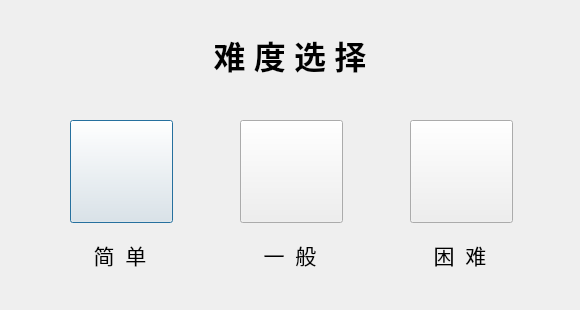
<?xml version="1.0" encoding="UTF-8"?>
<ui version="4.0">
 <class>select</class>
 <widget class="QDialog" name="select">
  <property name="geometry">
   <rect>
    <x>0</x>
    <y>0</y>
    <width>580</width>
    <height>310</height>
   </rect>
  </property>
  <property name="minimumSize">
   <size>
    <width>580</width>
    <height>310</height>
   </size>
  </property>
  <property name="maximumSize">
   <size>
    <width>580</width>
    <height>310</height>
   </size>
  </property>
  <property name="windowTitle">
   <string>难度选择</string>
  </property>
  <property name="styleSheet">
   <string notr="true">backgroud_color:rgb(255, 255, 255)</string>
  </property>
  <widget class="QPushButton" name="easy">
   <property name="geometry">
    <rect>
     <x>70</x>
     <y>120</y>
     <width>103</width>
     <height>103</height>
    </rect>
   </property>
   <property name="styleSheet">
    <string notr="true">background-image:url(:/images/source/easy100.png)</string>
   </property>
   <property name="text">
    <string/>
   </property>
  </widget>
  <widget class="QPushButton" name="normal">
   <property name="geometry">
    <rect>
     <x>240</x>
     <y>120</y>
     <width>103</width>
     <height>103</height>
    </rect>
   </property>
   <property name="styleSheet">
    <string notr="true">background-image:url(:/images/source/normal100.png)</string>
   </property>
   <property name="text">
    <string/>
   </property>
  </widget>
  <widget class="QPushButton" name="hard">
   <property name="geometry">
    <rect>
     <x>410</x>
     <y>120</y>
     <width>103</width>
     <height>103</height>
    </rect>
   </property>
   <property name="styleSheet">
    <string notr="true">background-image:url(:/images/source/hard100.png)</string>
   </property>
   <property name="text">
    <string/>
   </property>
  </widget>
  <widget class="QLabel" name="label">
   <property name="geometry">
    <rect>
     <x>170</x>
     <y>20</y>
     <width>240</width>
     <height>70</height>
    </rect>
   </property>
   <property name="font">
    <font>
     <family>微软雅黑</family>
     <pointsize>24</pointsize>
     <weight>75</weight>
     <bold>true</bold>
    </font>
   </property>
   <property name="text">
    <string>难 度 选 择</string>
   </property>
   <property name="alignment">
    <set>Qt::AlignCenter</set>
   </property>
  </widget>
  <widget class="QLabel" name="label_2">
   <property name="geometry">
    <rect>
     <x>70</x>
     <y>235</y>
     <width>100</width>
     <height>40</height>
    </rect>
   </property>
   <property name="font">
    <font>
     <family>微软雅黑</family>
     <pointsize>16</pointsize>
    </font>
   </property>
   <property name="text">
    <string>简  单</string>
   </property>
   <property name="alignment">
    <set>Qt::AlignCenter</set>
   </property>
  </widget>
  <widget class="QLabel" name="label_3">
   <property name="geometry">
    <rect>
     <x>240</x>
     <y>235</y>
     <width>100</width>
     <height>40</height>
    </rect>
   </property>
   <property name="font">
    <font>
     <family>微软雅黑</family>
     <pointsize>16</pointsize>
    </font>
   </property>
   <property name="text">
    <string>一  般</string>
   </property>
   <property name="alignment">
    <set>Qt::AlignCenter</set>
   </property>
  </widget>
  <widget class="QLabel" name="label_4">
   <property name="geometry">
    <rect>
     <x>410</x>
     <y>235</y>
     <width>100</width>
     <height>40</height>
    </rect>
   </property>
   <property name="font">
    <font>
     <family>微软雅黑</family>
     <pointsize>16</pointsize>
    </font>
   </property>
   <property name="text">
    <string>困  难</string>
   </property>
   <property name="alignment">
    <set>Qt::AlignCenter</set>
   </property>
  </widget>
 </widget>
 <resources>
  <include location="images.qrc"/>
 </resources>
 <connections/>
</ui>
